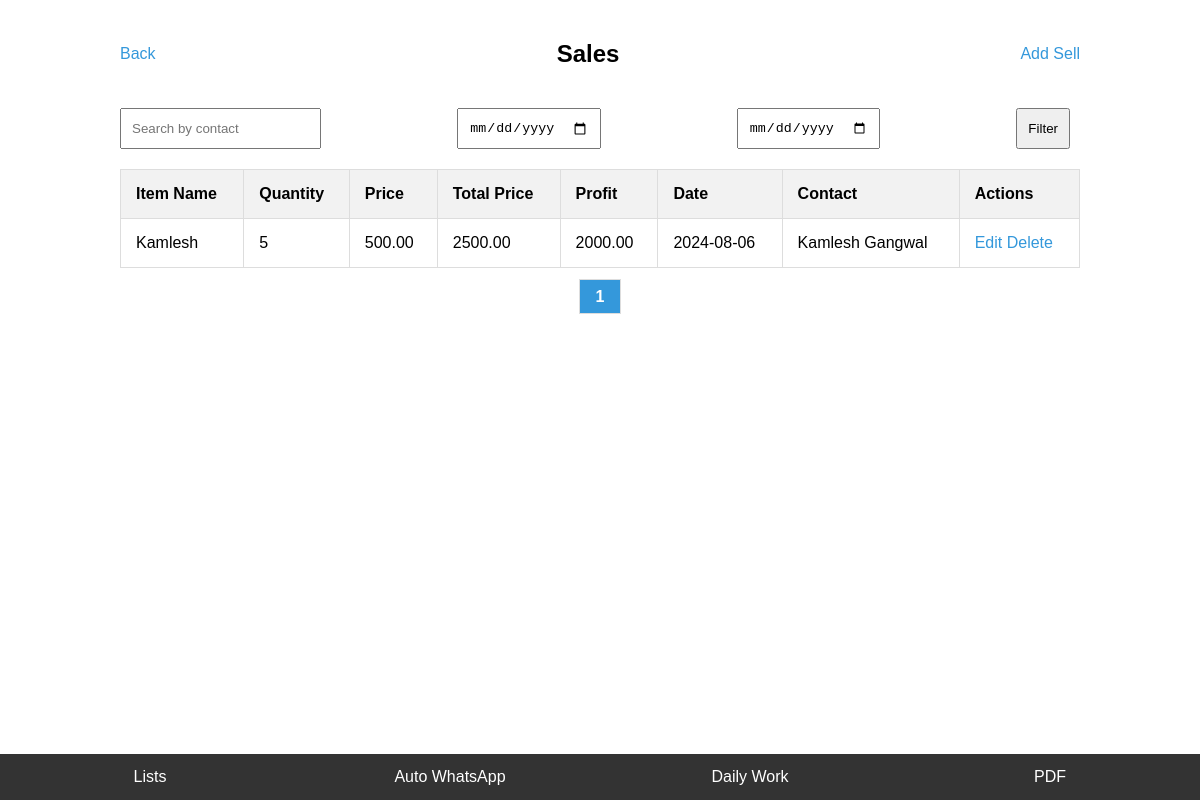
The app's page /pages/sales.php (signed in) with its own data.
### tables this page shows
CREATE TABLE `sales` (
  `id` int(11) NOT NULL,
  `user_id` int(11) NOT NULL,
  `contact_id` int(11) NOT NULL,
  `item_name` varchar(255) NOT NULL,
  `quantity` int(11) NOT NULL,
  `price` decimal(10,2) NOT NULL,
  `date` date NOT NULL,
  `total_price` decimal(10,2) NOT NULL,
  `profit` decimal(10,2) NOT NULL
);

CREATE TABLE `contacts` (
  `id` int(11) NOT NULL,
  `user_id` int(11) NOT NULL,
  `name` varchar(255) NOT NULL,
  `city_village` varchar(255) NOT NULL,
  `education` varchar(255) NOT NULL,
  `occupation` varchar(255) NOT NULL,
  `phone` varchar(20) NOT NULL
);

### pages/sales.php (the view, shortened to what this page needs)
<?php
include '../includes/db_connect.php';
$user_id = $_SESSION['user_id'];
$search_contact = isset($_GET['search_contact']) ? $conn->real_escape_string($_GET['search_contact']) : '';
$start_date = isset($_GET['start_date']) ? $conn->real_escape_string($_GET['start_date']) : '';
$end_date = isset($_GET['end_date']) ? $conn->real_escape_string($_GET['end_date']) : '';
$limit = 10;
$page = isset($_GET['page']) ? intval($_GET['page']) : 1;
$offset = ($page - 1) * $limit;
$sql = "SELECT sales.*, contacts.name as contact_name
        FROM sales
        JOIN contacts ON sales.contact_id = contacts.id
        WHERE sales.user_id='$user_id'";
$sql .= " LIMIT $limit OFFSET $offset";
$result = $conn->query($sql);
$sql_count = "SELECT COUNT(*) as total FROM sales WHERE user_id='$user_id'";
$count_result = $conn->query($sql_count);
$total_records = $count_result->fetch_assoc()['total'];
$total_pages = ceil($total_records / $limit);
?>
<!DOCTYPE html>
<html>
<head>
    <link rel="stylesheet" type="text/css" href="../assets/css/styles.css">
</head>
<body>
    <div class="container">
        <div class="header">
            <a href="daily-work.php" class="button">Back</a>
            <h2>Sales</h2>
            <a href="add-sell.php" class="button">Add Sell</a>
        </div>
        <form method="get" action="sales.php">
            <input type="text" name="search_contact" placeholder="Search by contact" value="<?php echo htmlspecialchars($search_contact); ?>">
            <input type="date" name="start_date" value="<?php echo htmlspecialchars($start_date); ?>">
            <input type="date" name="end_date" value="<?php echo htmlspecialchars($end_date); ?>">
            <button type="submit">Filter</button>
        </form>
        <div class="table-responsive">
            <table>
                <thead>
                    <tr>
                        <th>Item Name</th>
                        <th>Quantity</th>
                        <th>Price</th>
                        <th>Total Price</th>
                        <th>Profit</th>
                        <th>Date</th>
                        <th>Contact</th>
                        <th>Actions</th>
                    </tr>
                </thead>
                <tbody>
                    <?php while ($row = $result->fetch_assoc()): ?>
                    <tr>
                        <td><?php echo htmlspecialchars($row['item_name']); ?></td>
                        <td><?php echo htmlspecialchars($row['quantity']); ?></td>
                        <td><?php echo htmlspecialchars($row['price']); ?></td>
                        <td><?php echo htmlspecialchars($row['total_price']); ?></td>
                        <td><?php echo htmlspecialchars($row['profit']); ?></td>
                        <td><?php echo htmlspecialchars($row['date']); ?></td>
                        <td><?php echo htmlspecialchars($row['contact_name']); ?></td>
                        <td>
                            <a href="edit-sell.php?id=<?php echo $row['id']; ?>">Edit</a>
                            <a href="delete-sell.php?id=<?php echo $row['id']; ?>" onclick="return confirm('Are you sure you want to delete this sale?')">Delete</a>
                        </td>
                    </tr>
                    <?php endwhile; ?>
                </tbody>
            </table>
        </div>
        <div class="pagination">
            <?php for ($i = 1; $i <= $total_pages; $i++): ?>
                <?php if ($i == $page): ?>
                    <strong><?php echo $i; ?></strong>
                <?php else: ?>
                    <a href="sales.php?page=<?php echo $i; ?>"><?php echo $i; ?></a>
                <?php endif; ?>
            <?php endfor; ?>
        </div>
    </div>
    <?php include '../includes/footer.php'; ?>
</body>
</html>

### assets/css/styles.css (style rules this page uses)
body { font-family: Arial, sans-serif; display: flex; justify-content: center; align-items: center; margin: 0; }
.container { width: 100%; margin: 10px; }

### pages/sales.php (style rules this page uses)
body { font-family: Arial, sans-serif; }
.container { width: 80%; margin: 0 auto; padding: 20px; }
.header { display: flex; justify-content: space-between; align-items: center; margin-bottom: 20px; }
h2 { text-align: center; margin-bottom: 20px; }
form { display: flex; justify-content: space-between; margin-bottom: 20px; }
input[type="text"], input[type="date"], button { padding: 10px; margin-right: 10px; }
.table-responsive { overflow-x: auto; }
table { width: 100%; border-collapse: collapse; margin-bottom: 20px; }
table, th, td { border: 1px solid #ddd; }
th, td { padding: 15px; text-align: left; }
th { background-color: #f2f2f2; }
a { color: #3498db; text-decoration: none; }
.pagination { text-align: center; }
.pagination strong { padding: 8px 16px; margin: 0 4px; background-color: #3498db; color: white; border: 1px solid #ddd; }

### records on screen
sales: item_name "Kamlesh", quantity "5", price "500.00", total_price "2500.00", profit "2000.00", date "2024-08-06", contact.name "Kamlesh Gangwal"
